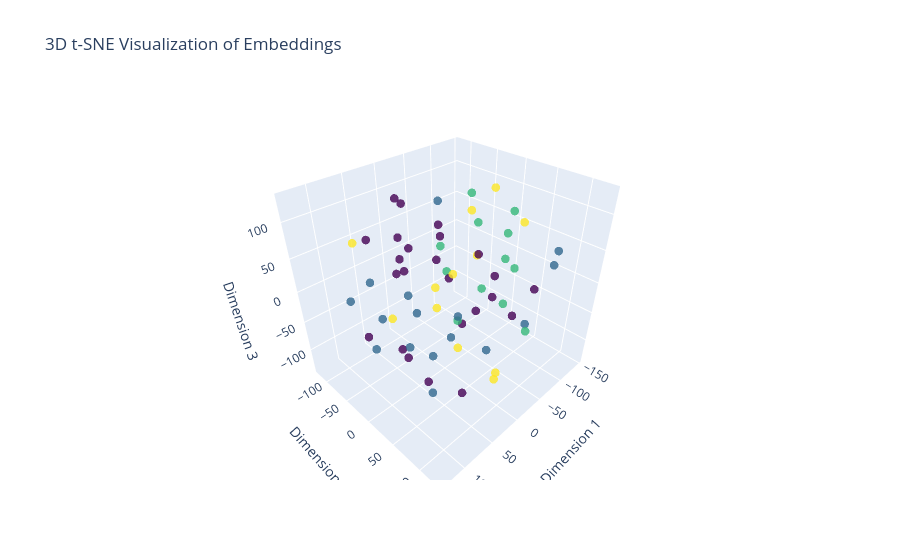

Write notebook code for a chart like this one.
### Markdown cell above
Generate a 3D t-SNE visualization of embeddings using Plotly. This demonstrates how words that are similar to each other are positioned closer together.

### Code cell
# Get the first batch from the validation data
batch = next(iter(valid_dataloader))

# Extract the text and offsets from the batch
label, text, offsets = batch

# Send the data to the device (GPU if available)
text = text.to(device)
offsets = offsets.to(device)

# Get the embeddings bag output for the batch
embedded = model.embedding(text, offsets)

# Convert the embeddings tensor to a numpy array
embeddings_numpy = embedded.detach().cpu().numpy()

# Perform t-SNE on the embeddings to reduce their dimensionality to 3D.
X_embedded_3d = TSNE(n_components=3).fit_transform(embeddings_numpy)

# Create a 3D scatter plot using Plotly
trace = go.Scatter3d(
    x=X_embedded_3d[:, 0],
    y=X_embedded_3d[:, 1],
    z=X_embedded_3d[:, 2],
    mode='markers',
    marker=dict(
        size=5,
        color=label.numpy(),  # Use label information for color
        colorscale='Viridis',  # Choose a colorscale
        opacity=0.8
    )
)

layout = go.Layout(title="3D t-SNE Visualization of Embeddings",
                   scene=dict(xaxis_title='Dimension 1',
                              yaxis_title='Dimension 2',
                              zaxis_title='Dimension 3'))

fig = go.Figure(data=[trace], layout=layout)
fig.show()

### Figure 1 — Plotly figure (JSON) as saved in the notebook; plotly's stock layout.template omitted (floating-point values rounded to 4 significant figures)
{"data": [{"marker": {"color": [3, 0, 0, 2, 1, 3, 2, 2, 1, 0, 0, 0, 0, 1, 1, 0, 3, 0, 1, 1, 3, 2, 3, 2, 3, 0, 0, 2, 3, 1, 3, 0, 1, 2, 2, 1, 1, 0, 2, 1, 0, 2, 1, 0, 0, 2, 1, 0, 0, 3, 0, 3, 0, 0, 1, 1, 2, 0, 0, 3, 1, 0, 0, 3], "colorscale": [[0, "#440154"], [0.1111, "#482878"], [0.2222, "#3e4989"], [0.3333, "#31688e"], [0.4444, "#26828e"], [0.5556, "#1f9e89"], [0.6667, "#35b779"], [0.7778, "#6ece58"], [0.8889, "#b5de2b"], [1, "#fde725"]], "opacity": 0.8, "size": 5}, "mode": "markers", "type": "scatter3d", "x": [0.9065, 62.37, -102.8, -72.14, 32.58, -37.75, -24.36, -54.16, 93.97, -15.55, 67.17, 18.13, 24.84, 77.05, 42.11, 22.55, -80.33, -16.01, 108.1, -121.7, 13.71, -93.92, 56.03, -67.68, -88.21, 102.0, 22.28, -145.9, -46.55, 86.06, -35.84, 76.18, -23.1, -31.72, -60.52, -0.8138, 36.74, 130.7, -80.48, 25.58, 110.0, -106.8, -62.72, -108.0, -30.85, -115.9, -81.71, 20.45, 13.82, -24.85, -30.75, 44.47, 73.94, 34.9, 50.69, -2.914, -50.75, -11.02, -70.97, 25.71, 72.19, -37.39, 7.198, -117.9], "y": [45.29, 91.48, -32.99, 49.03, 10.78, -9.905, -20.03, -5.236, -77.78, -111.0, 58.22, -46.44, 33.88, 57.6, 54.66, 56.8, -15.56, 67.73, 11.02, 88.13, 102.4, 25.42, -116.6, 46.24, -71.04, 78.87, -50.77, -14.65, -64.69, -43.04, -55.52, 8.806, 57.6, -5.47, -69.44, 24.8, -115.4, 73.83, -4.317, -27.1, -19.67, 31.9, 118.7, 34.75, -120.7, -46.53, -96.05, -72.6, 93.17, 97.86, -41.94, 127.5, -56.27, -40.29, -12.24, 127.4, 98.2, -105.8, 91.05, -83.68, 12.02, 24.54, 1.154, -19.36], "z": [127.6, 30.98, -110.8, 103.3, -90.48, -134.1, 7.047, 115.6, -12.11, 26.94, 98.84, 49.47, 44.5, -91.66, -23.74, -135.4, 10.49, 13.63, 17.44, 43.21, -81.61, 56.05, 44.02, -35.72, -50.87, -37.6, 111.3, -23.32, -91.66, -78.18, -43.04, 82.01, -85.04, -74.37, 11.62, -32.41, -28.3, 26.91, -41.36, -40.93, -27.15, -1.962, 61.39, -85.97, -41.79, 38.34, 67.33, -0.7496, 70.27, 122.6, 66.95, -29.8, 79.56, -126.4, 8.968, 13.34, -43.72, 90.22, 9.402, -82.86, -48.1, 47.17, 81.13, 99.49]}], "layout": {"scene": {"xaxis": {"title": {"text": "Dimension 1"}}, "yaxis": {"title": {"text": "Dimension 2"}}, "zaxis": {"title": {"text": "Dimension 3"}}}, "title": {"text": "3D t-SNE Visualization of Embeddings"}}}
